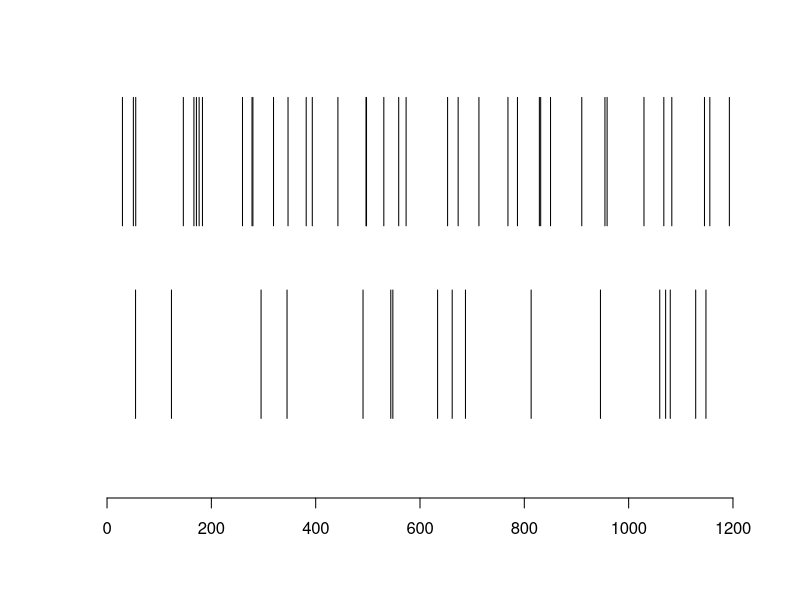

Recreate this plot in R.
## ---- chunk 1
knitr::opts_chunk$set(echo = TRUE, message = FALSE)
set.seed(123)
## ---- chunk 2
library(tidyverse)
## ---- chunk 3
plot(c(0, 1200), c(0,3), type="n", axes = FALSE, xlab = "", ylab = "")
axis(1)
r1 = runif(17) * 1200 # 0～1秒間に17回起こる一様分布に従う乱数を1200倍したもの。 runif(17, min = 0, max = 1200)と意味は一緒
r2 = runif(38) * 1200 # 0～1秒間に38回起こる一様分布に従う乱数を1200倍したもの。 runif(38, min = 0, max = 1200)と意味は一緒
segments(r1, 0.5, r1, 1.5)
segments(r2, 2, r2, 3)
## ---- chunk 4
binom.test(17, 17+38, 0.5)
## ---- chunk 5
poisson.test(17, 1200, 38/1200)
## ---- chunk 6
poisson.test(17, 1, 38)
